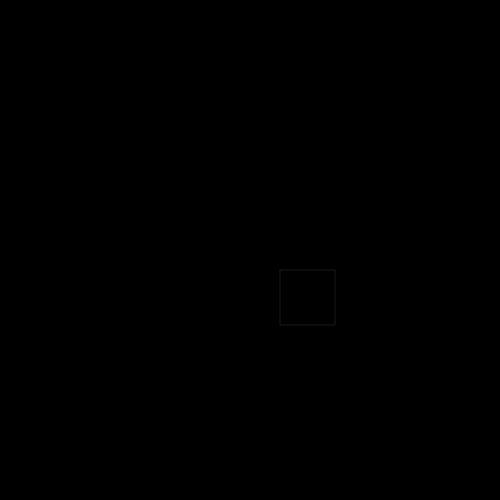
Frame 1 (no input)
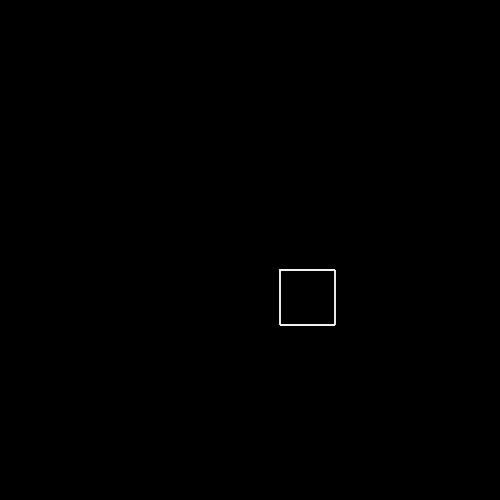
Frame 60 (no input)
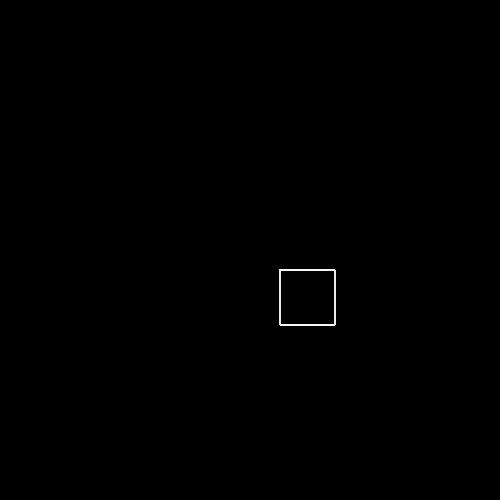
Frame 120 (the mouse pressed at the canvas centre since frame 60)

The p5.js sketch that drew these frames (run headless with seeded random() and noise() and a simulated clock; from frame 60 on, the mouse is pressed at the canvas centre):

// p5.js sketch
// ── sketch.js
'use strict';

function setup(){
    createCanvas(500, 500);
    background(0);
    strokeWeight(1);
    noFill();
}

function draw(){
    // Translate the shape to the middle of the canvas
    translate(width/2, height/2);
    stroke(255, 25);

    // Creating a shape using the beginShape and endShape functions
    beginShape();
    vertex(30, 20);
    vertex(85, 20);
    vertex(85, 75);
    vertex(30, 75);
    endShape(CLOSE);
}
